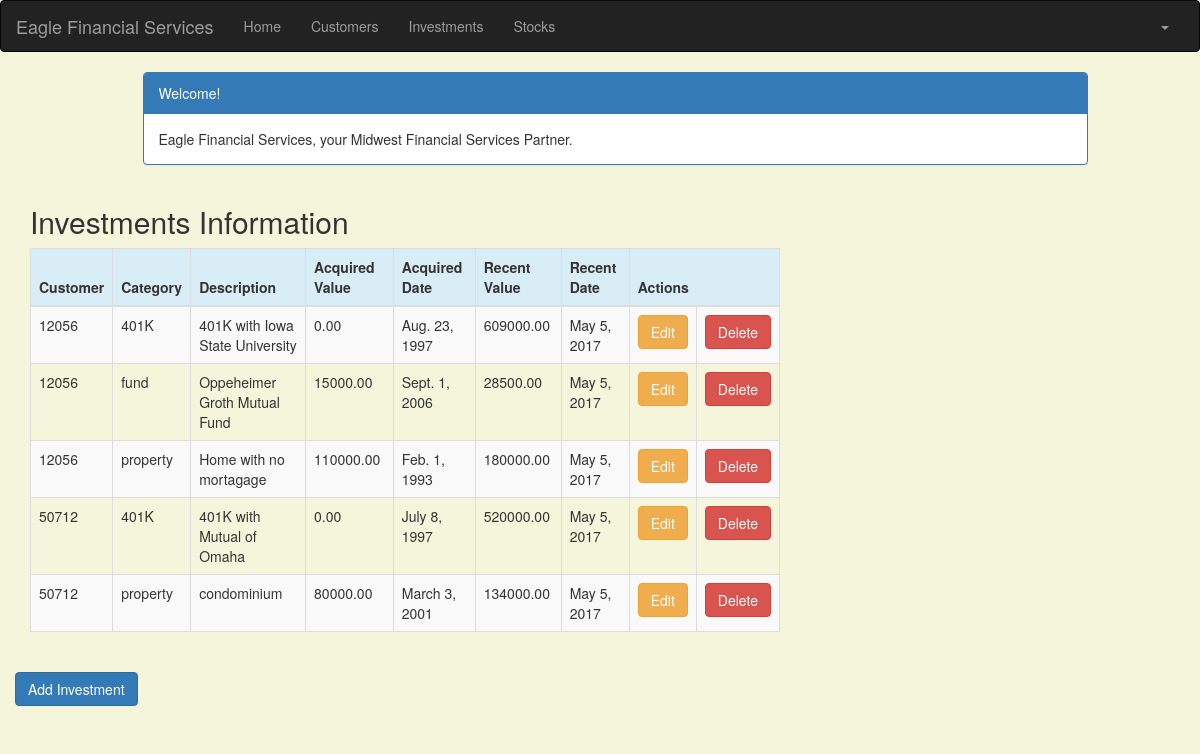
The app's page /investment/ (signed in) with its own data.
### portfolio/models.py (models this page shows, shortened)
class Investment(models.Model):
    customer = models.ForeignKey(Customer, related_name='investments')
    category = models.CharField(max_length=50)
    description = models.CharField(max_length=200)
    acquired_value = models.DecimalField(max_digits=10, decimal_places=2)
    acquired_date = models.DateField(default=timezone.now)
    recent_value = models.DecimalField(max_digits=10, decimal_places=2)
    recent_date = models.DateField(default=timezone.now, blank=True, null=True)

class Customer(models.Model):
    name = models.CharField(max_length=50)
    address = models.CharField(max_length=200)
    cust_number = models.IntegerField(blank=False, null=False)
    city = models.CharField(max_length=50)
    state = models.CharField(max_length=50)
    zipcode = models.CharField(max_length=10)
    email = models.EmailField(max_length=200)
    cell_phone = models.CharField(max_length=50)
    created_date = models.DateTimeField(
        default=timezone.now)
    updated_date = models.DateTimeField(auto_now_add=True)
    def __str__(self):
        return str(self.cust_number)

### portfolio/views.py (the view)
# urls.py: url(r'^investment/$', views.investment_list, name='investment_list'),
@login_required
def investment_list(request):
   investments = Investment.objects.filter(acquired_date__lte=timezone.now())
   return render(request, 'portfolio/investment_list.html', {'investments': investments})

### portfolio/templates/portfolio/investment_list.html (shortened to what this page needs)
{% extends 'portfolio/base.html' %}
{% block content %}
    <!DOCTYPE html>
    <html>
    <head>
        <link rel="stylesheet" href="https://maxcdn.bootstrapcdn.com/bootstrap/3.3.4/css/bootstrap.min.css">
    </head>
    <body>
    <div class="container">
        <div class="row">
            <div class="col-md-10 col-md-offset-1">
                <div class="panel panel-primary">
                    <div class="panel-heading">Welcome!</div>
                    <div class="panel-body">
                        Eagle Financial Services, your Midwest Financial Services Partner.
                    </div>
                </div>
            </div>
        </div>
    </div>
    <div class="row">
        <h2 style="padding-left: 15Px">Investments Information</h2>
    </div>
    <div>
        <table class="table table-striped table-bordered table-hover">
            <thead>
            <tr class="bg-info">
                <th>Customer</th>
                <th>Category</th>
                <th>Description</th>
                <th>Acquired Value</th>
                <th>Acquired Date</th>
                <th>Recent Value</th>
                <th>Recent Date</th>
                <th colspan="3">Actions</th>
            </tr>
            </thead>
            <tbody>
            {% for investment in investments %}
                <tr>
                    <td>{{ investment.customer }}</td>
                    <td>{{ investment.category }}</td>
                    <td>{{ investment.description }}</td>
                    <td>{{ investment.acquired_value }}</td>
                    <td>{{ investment.acquired_date }}</td>
                    <td>{{ investment.recent_value }}</td>
                    <td>{{ investment.recent_date }}</td>
                     <td><a href="{% url 'portfolio:investment_edit' pk=investment.pk %}"
                           class="btn btn-warning">Edit</a></td>
                    <td><a href="{% url 'portfolio:investment_delete' pk=investment.pk %}"
                           onclick="return confirm('Are you sure you want to delete?')"
                           class="btn btn-danger">Delete</a>
                    </td>
                </tr>
            {% endfor %}
            </tbody>
        </table>
     <div class="row">
            <a href="{% url 'portfolio:investment_new' %}" class="row"><span
                    class="btn btn-primary">Add Investment</span></a>
        </div>
    </div>
    </body>
    </html>
{% endblock %}

### portfolio/templates/portfolio/investment_list.html (style rules this page uses)
body { background-color: beige; }

### records on screen
Investment: customer "12056", category "401K", description "401K with Iowa State University", acquired_value "0.00", acquired_date "Aug. 23, 1997", recent_value "609000.00", recent_date "May 5, 2017"
Investment: customer "12056", category "fund", description "Oppeheimer Groth Mutual Fund", acquired_value "15000.00", acquired_date "Sept. 1, 2006", recent_value "28500.00", recent_date "May 5, 2017"
Investment: customer "12056", category "property", description "Home with no mortagage", acquired_value "110000.00", acquired_date "Feb. 1, 1993", recent_value "180000.00", recent_date "May 5, 2017"
Investment: customer "50712", category "401K", description "401K with Mutual of Omaha", acquired_value "0.00", acquired_date "July 8, 1997", recent_value "520000.00", recent_date "May 5, 2017"
Investment: customer "50712", category "property", description "condominium", acquired_value "80000.00", acquired_date "March 3, 2001", recent_value "134000.00", recent_date "May 5, 2017"
